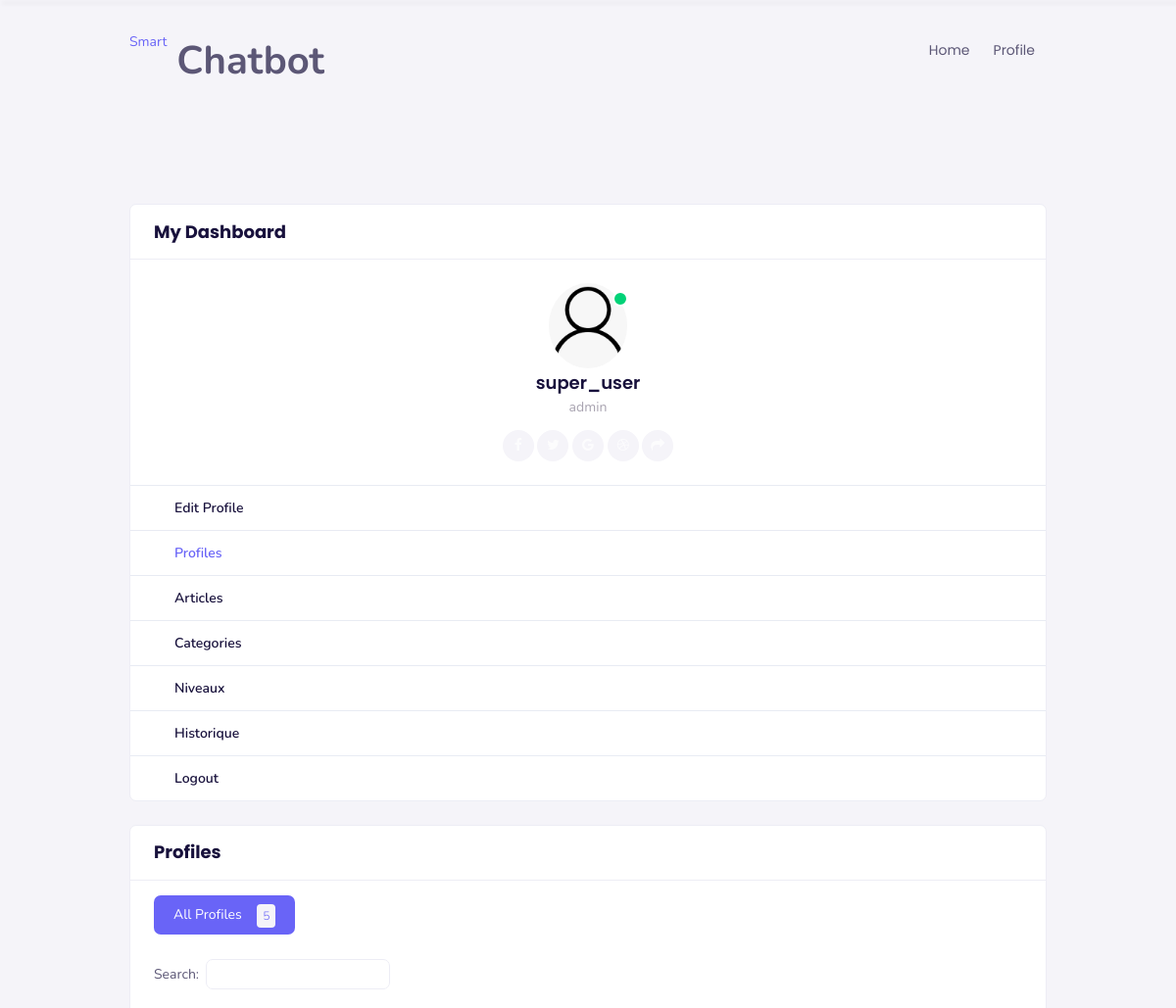
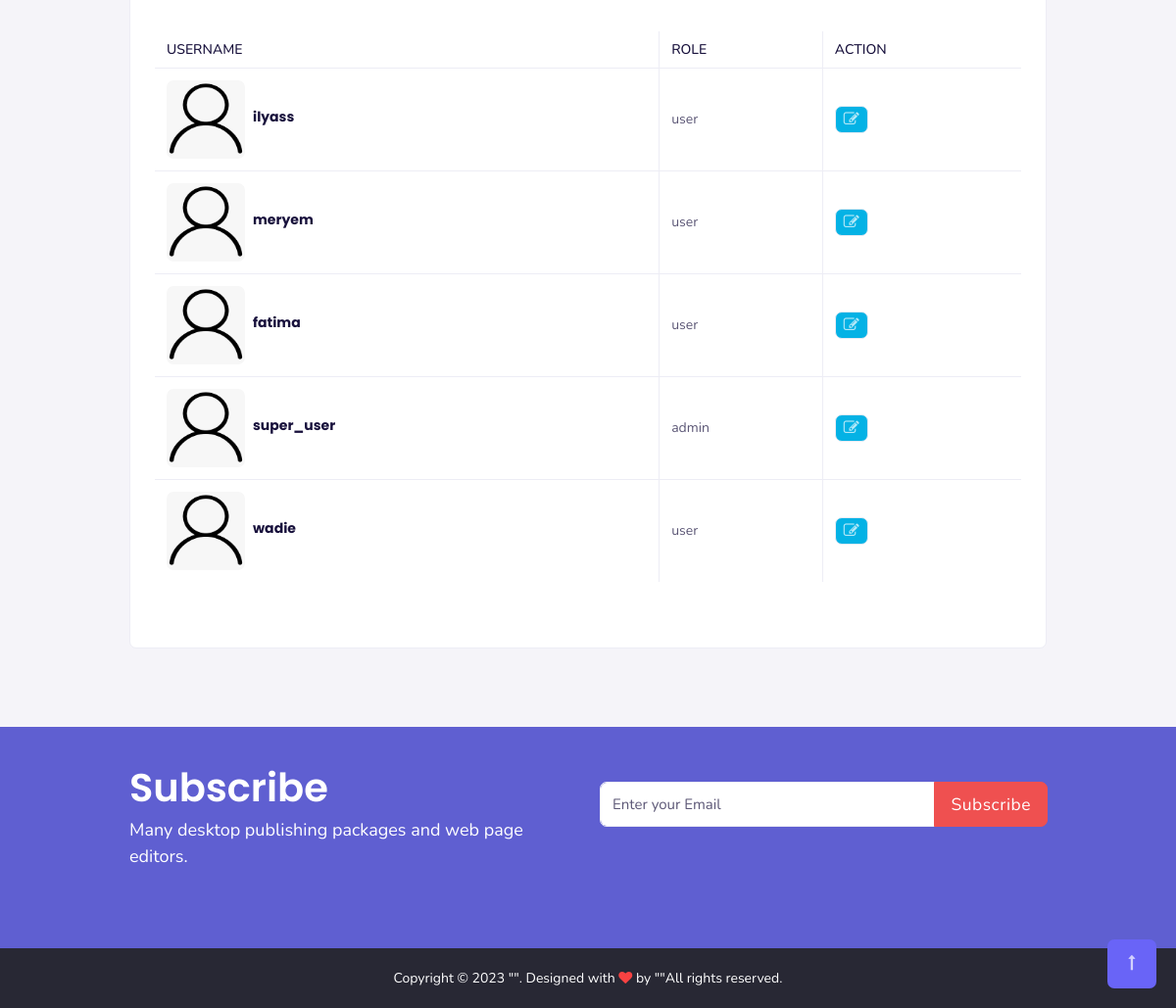
Page /profiles/0 (signed in) on the committed database (2 pictures, top to bottom).
### gestion_admin/models.py (models this page shows, shortened)
class Profile(models.Model):
    user = models.OneToOneField(User, on_delete=models.CASCADE)
    first_name = models.CharField(max_length=100, null=True)
    last_name = models.CharField(max_length=100, null=True)
    email = models.EmailField(max_length=100, null=True)
    niveau = models.OneToOneField(Niveau, on_delete=models.CASCADE, null=True)
    image = models.ImageField(upload_to="profile", null=True, default="profile/default.png")
    date_created = models.DateTimeField(auto_now_add=True)
    class Meta:
        db_table = 'profile'

### gestion_admin/decorators.py (the view)
    def wrapper_func(request, *args, **kwargs):
        if request.user.is_authenticated:
            if request.user.groups.filter(name='admin').exists():
                return view_func(request, *args, **kwargs)
            else:
                return redirect('home')

### gestion_admin/views.py (called while the page is built, shortened)
@login_required(login_url='login')
@for_admin
def profiles(request,n):
    data = Profile.objects.all()
    if len(data) <= 10:
        myprofiles = data
        context = {
            'profiles' : myprofiles,
            'n_t' : data.count()
        }
    return render(request,'profile/liste_profile.html', context)

### gestion_admin/templates/profile/liste_profile.html (shortened to what this page needs)
{% extends '../element/main.html' %}
{% block content %}
<section class="sptb">
    <div class="container">
        <div class="row">
            {% include '../element/menu.html' with name=1 %}
            <div class="col-xl-9 col-lg-12 col-md-12">
                <div class="card mb-0">
                    <div class="card-header">
                        <h3 class="card-title">Profiles</h3>
                    </div>
                    <div class="card-body">
                        <div class="ads-tabs">
                            <div class="tabs-menus">
                                <ul class="nav panel-tabs">
                                    <li class=""><a href="#tab1" class="active" data-bs-toggle="tab">All Profiles
                                            <span class="ms-3 badge badge-primary">{{n_t}}</span></a></li>
                                </ul>
                            </div>
                            <div class="tab-content">
                                <div class="tab-pane  active table-responsive userprof-tab" id="tab1">
                                    <div id="DataTables_Table_0_wrapper" class="dataTables_wrapper dt-bootstrap5 select2-sm no-footer">
                                        <div class="row">
                                            <div class="col-xl-6 col-sm-12 col-lg-6 col-md-12">
                                                <div id="DataTables_Table_0_filter" class="dataTables_filter">
                                                    <label>Search:<input type="search" class="form-control select2-sm form-control-sm" placeholder="" aria-controls="DataTables_Table_0"></label></div>
                                            </div>
                                            <div class="col-xl-6 col-sm-12 col-lg-6 col-md-12">
                                            </div>
                                        </div>
                                        <div class="row">
                                            <div class="col-sm-12">
                                                <br><br><table class="data-table-example table table-bordered table-hover mb-0 text-nowrap dataTable no-footer" id="DataTables_Table_0" role="grid" aria-describedby="DataTables_Table_0_info">
                                                    <thead>
                                                        <tr role="row">
                                                            <th class="sorting" tabindex="0" aria-controls="DataTables_Table_0" rowspan="1" colspan="1" aria-label="Courses: activate to sort column ascending" style="width: 222.422px;">Username</th>
                                                            <th class="sorting" tabindex="0" aria-controls="DataTables_Table_0" rowspan="1" colspan="1" aria-label="Category: activate to sort column ascending" style="width: 99.25px;">Role</th>
                                                            <th class="sorting" tabindex="0" aria-controls="DataTables_Table_0" rowspan="1" colspan="1" aria-label="Action: activate to sort column ascending" style="width: 121.297px;">Action</th>
                                                        </tr>
                                                    </thead>
                                                    <tbody>
                                                        {% for item in profiles %}
                                                            <tr class="{% cycle 'odd' 'even' %}">
                                                                <td>
                                                                    <div class="media mt-0 mb-0">
                                                                        <div class="card-aside-img"> <a href="javascript:void(0)"></a> <img src="{{item.image.url}}" alt="img" style="width:5px;"> </div>
                                                                        <div class="media-body">
                                                                            <div class="card-item-desc ms-2 p-0 mt-0">
                                                                                <a href="javascript:void(0)" class="text-dark">
                                                                                    <h4 class="font-weight-bold">{{item.user.username}}</h4>
                                                                             </div>
                                                                        </div>
                                                                    </div>
                                                                </td>
                                                                <td>{{ item.user.groups.all.0.name }}</td>
                                                                <td> <a href="{% url 'profile_edit' item.id %}" class="btn btn-outline-light btn-sm text-dark waves-effect waves-light bg-info" data-bs-toggle="tooltip" data-bs-original-title="Edit"><i class="fa fa-edit fs-16"></i></a>
                                                                    <a onClick= class="btn btn-outline-light btn-sm text-dark waves-effect waves-light bg-dark" data-bs-toggle=" tooltip"="" data-bs-original-title="Delete"><i class="fa fa-trash fs-16"></i></a>  </td>
                                                            </tr>
                                                        {% endfor %}
                                                    </tbody>
                                                </table>
                                            </div>
                                        </div>
                                        <br> <br>
                                    </div>
                                </div>
                            </div>
                        </div>
                    </div>
                </div>
            </div>
        </div>
    </div>
</section>
{% endblock content %}

### user/templates/element/menu.html (shortened to what this page needs)
<div class="col-xl-3 col-lg-12 col-md-12">
    <div class="card is-expanded">
        <div class="card-header">
            <h3 class="card-title">My Dashboard</h3>
        </div>
        <div class="card-body text-center item-user border-bottom-0 active">
            <div class="profile-pic">
                <div class="profile-pic-img"> <span class="bg-success dots" data-bs-toggle="tooltip" data-bs-placement="top" title="" data-bs-original-title="online" aria-label="online"></span> <img src="{{request.user.profile.image.url}}" class="brround" alt="user"> </div> <a href="userprofile.html" class="text-dark">
                    <h4 class="mt-3 mb-0 font-weight-semibold">{{request.user.username}}</h4>
                </a>
                <p class="mb-0 mt-1 text-muted">{{ request.user.groups.all.0.name }}</p>
                <div class="wideget-user-info my-dash-1">
                    <div class="wideget-user-icons mt-2"> <a href="javascript:void(0)" class="mt-0"><i class="fa fa-facebook"></i></a> <a href="javascript:void(0)" class=""><i class="fa fa-twitter"></i></a> <a href="javascript:void(0)" class=""><i class="fa fa-google"></i></a> <a href="javascript:void(0)" class=""><i class="fa fa-dribbble"></i></a> <a href="javascript:void(0)" class=""><i class="fa fa-share"></i></a>
                    </div>
                </div>
            </div>
        </div>
        <aside class="app-sidebar doc-sidebar my-dash open">
            <div class="app-sidebar__user clearfix is-expanded">
                <ul class="side-menu open">
                    <li> <a class="side-menu__item {% if name == 0 %}active{% endif %}" href="{% url 'profile' %}"><span class="side-menu__label">Edit Profile</span></a> </li>
                    {% if request.user.groups.all.0.name == 'admin' %}
                        <li class="is-expanded"> <a class="side-menu__item {% if name == 1 %}active{% endif %}" href="{% url 'profiles' 0 %}"><span class="side-menu__label">Profiles</span></a> </li>
                        <li> <a class="side-menu__item {% if name == 2 %}active{% endif %}" href="{% url 'articles' 0 %}"><span class="side-menu__label">Articles</span></a> </li>
                        <li> <a class="side-menu__item {% if name == 3 %}active{% endif %}" href="{% url 'categories' 0 %}"><span class="side-menu__label">Categories</span></a> </li>
                        <li> <a class="side-menu__item {% if name == 4 %}active{% endif %}" href="{% url 'niveaux' 0 %}"><span class="side-menu__label">Niveaux</span></a> </li>
                        <li> <a class="side-menu__item {% if name == 5 %}active{% endif %}" href="{% url 'historique' 0 %}"><span class="side-menu__label">Historique</span></a> </li>
                    {% endif %}
                    <li> <a class="side-menu__item" href="{% url 'logout' %}"><span class="side-menu__label">Logout</span></a> </li>
                </ul>
            </div>
        </aside>
    </div>
</div>

### static/css/color.css (style rules this page uses)
.badge-primary { color: #fff; background-color: #6964f7; }
.ads-tabs .tabs-menus ul li .active { background: #6964f7; color: #fff; }
.app-sidebar .side-menu li a.active { color: #6964f7; }
.app-sidebar:before, .app-sidebar-footer { background: -webkit-gradient(linear, left top, right top, from(rgba(146, 30, 152, 0.9)), to(rgba(59, 25, 249, 0.8))); background: linear-gradient(to right, rgba(146, 30, 152, 0.9), rgba(59, 25, 249, 0.8)); }
.header-main i, .header-icons-link .header-icons-link1 i { color: rgba(255, 255, 255, 0.7); }
.my-dash-1 .wideget-user-icons a { color: #6964f7; }
.app-sidebar .side-menu li.is-expanded:after { color: #6964f7; }
.app-sidebar .side-menu__item.active { color: #6964f7; }

### rows in the picture
Profile: image (placeholder picture), user.username "ilyass", user.groups.all.0.name "user"
Profile: image (placeholder picture), user.username "meryem", user.groups.all.0.name "user"
Profile: image (placeholder picture), user.username "fatima", user.groups.all.0.name "user"
Profile: image (placeholder picture), user.username "super_user", user.groups.all.0.name "admin"
Profile: image (placeholder picture), user.username "wadie", user.groups.all.0.name "user"

### other values in the picture
{{ request.user.username }} "super_user"
{{ request.user.groups.all.0.name }} "admin"
{{ n_t }} "5"
